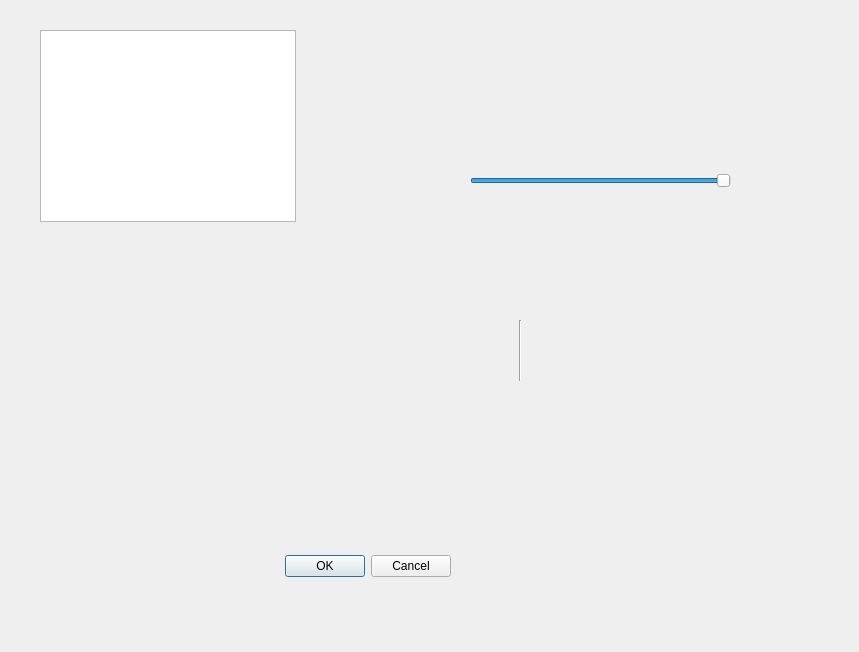
<?xml version="1.0" encoding="UTF-8"?>
<ui version="4.0">
 <class>Dialog</class>
 <widget class="QDialog" name="Dialog">
  <property name="geometry">
   <rect>
    <x>0</x>
    <y>0</y>
    <width>859</width>
    <height>652</height>
   </rect>
  </property>
  <property name="windowTitle">
   <string>Dialog</string>
  </property>
  <widget class="QDialogButtonBox" name="buttonBox">
   <property name="geometry">
    <rect>
     <x>110</x>
     <y>550</y>
     <width>341</width>
     <height>32</height>
    </rect>
   </property>
   <property name="orientation">
    <enum>Qt::Horizontal</enum>
   </property>
   <property name="standardButtons">
    <set>QDialogButtonBox::Cancel|QDialogButtonBox::Ok</set>
   </property>
  </widget>
  <widget class="QSlider" name="horizontalSlider">
   <property name="geometry">
    <rect>
     <x>470</x>
     <y>160</y>
     <width>261</width>
     <height>41</height>
    </rect>
   </property>
   <property name="minimum">
    <number>-100</number>
   </property>
   <property name="maximum">
    <number>-20</number>
   </property>
   <property name="orientation">
    <enum>Qt::Horizontal</enum>
   </property>
  </widget>
  <widget class="QGraphicsView" name="graphicsView">
   <property name="geometry">
    <rect>
     <x>40</x>
     <y>30</y>
     <width>256</width>
     <height>192</height>
    </rect>
   </property>
  </widget>
  <widget class="Line" name="line">
   <property name="geometry">
    <rect>
     <x>480</x>
     <y>320</y>
     <width>81</width>
     <height>61</height>
    </rect>
   </property>
   <property name="orientation">
    <enum>Qt::Vertical</enum>
   </property>
  </widget>
 </widget>
 <resources/>
 <connections>
  <connection>
   <sender>buttonBox</sender>
   <signal>accepted()</signal>
   <receiver>Dialog</receiver>
   <slot>accept()</slot>
   <hints>
    <hint type="sourcelabel">
     <x>248</x>
     <y>254</y>
    </hint>
    <hint type="destinationlabel">
     <x>157</x>
     <y>274</y>
    </hint>
   </hints>
  </connection>
  <connection>
   <sender>buttonBox</sender>
   <signal>rejected()</signal>
   <receiver>Dialog</receiver>
   <slot>reject()</slot>
   <hints>
    <hint type="sourcelabel">
     <x>316</x>
     <y>260</y>
    </hint>
    <hint type="destinationlabel">
     <x>286</x>
     <y>274</y>
    </hint>
   </hints>
  </connection>
 </connections>
</ui>
